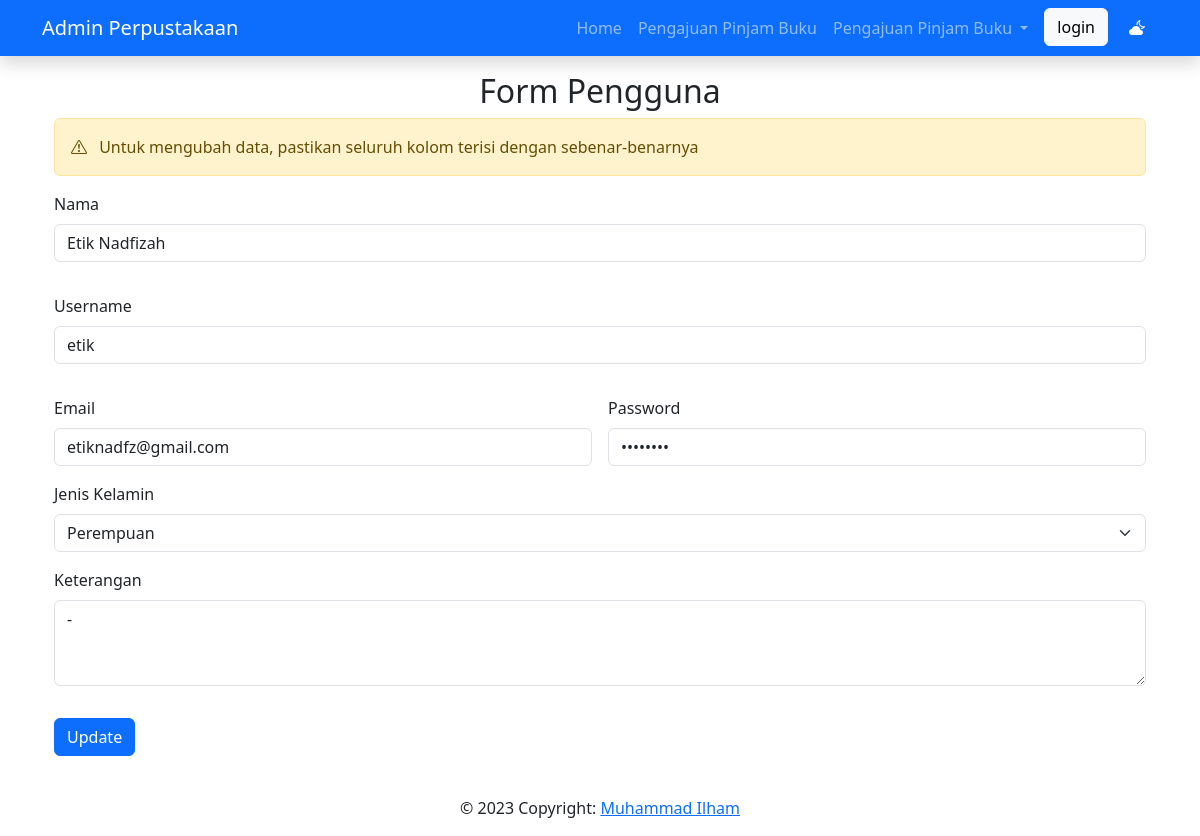
/detail-anggota.php?username=etik, run on the app's committed database.
### tables this page shows
CREATE TABLE `user` (
  `username` varchar(15) NOT NULL,
  `nama` varchar(50) NOT NULL,
  `password` varchar(8) NOT NULL,
  `email` varchar(30) NOT NULL,
  `jenis_kelamin` varchar(10) NOT NULL,
  `keterangan` text NOT NULL
);

### detail-anggota.php (the view, shortened to what this page needs)
<?php include 'template/header.php'; ?>
<body>
	<?php include 'template/nav.php'; ?>
	<div class="container mt-5 p-4">
		<h2 class="text-center">Form Pengguna</h2>
		<div class="alert alert-warning d-flex align-items-center" role="alert">
			<div>
				<i class="bi bi-exclamation-triangle me-2"> </i> Untuk mengubah data, pastikan seluruh kolom terisi dengan sebenar-benarnya
			</div>
		</div>
		<?php
		include 'koneksi.php';
		$username = $_GET['username'];
		$query = "SELECT * FROM user WHERE username='$username'";
		$result = mysqli_query($koneksi, $query);
		while ($data = mysqli_fetch_array($result)) {
		?>
			<form action="ubah-anggota.php" method="post" class="row g-3">
				<form action="simpan-pendaftaran.php" method="post">
					<div class="mb-3">
						<label for="nama" class="form-label">Nama</label>
						<input type="text" class="form-control" id="nama" name="nama" placeholder="Masukkan nama anda" value="<?php echo $data['nama']; ?>" required="">
					</div>
					<div class="mb-3">
						<label for="username" class="form-label">Username</label>
						<input type="text" class="form-control" id="username" name="username" readonly="readonly" placeholder="Masukkan username" value="<?php echo $data['username']; ?>">
					</div>
					<div class="col-md-6">
						<label for="inputEmail4" class="form-label">Email</label>
						<input type="email" class="form-control" id="inputEmail4" name="email" placeholder="Masukkan Email" value="<?php echo $data['email']; ?>" required>
					</div>
					<div class="col-md-6">
						<label for="inputPassword4" class="form-label">Password</label>
						<input type="password" class="form-control" name="password" id="inputPassword4" placeholder="Password" value="<?php echo $data['password']; ?>" required>
					</div>
					<div class="col-12">
						<label for="JenisKelamin" class="form-label">Jenis Kelamin</label>
						<select class="form-select" aria-label="Jenis Kelamin" required id="jenisKelamin" name="jk">
							<option <?php if ($data['jenis_kelamin'] == "Perempuan") {
										echo "selected";
									}
									?> value="Perempuan">Perempuan</option>
						</select>
					</div>
					<div class="mb-3">
						<label for="exampleFormControlTextarea1" class="form-label">Keterangan</label>
						<textarea class="form-control" id="exampleFormControlTextarea1" name="keterangan" placeholder="keterangan singkat" rows="3"><?php echo $data['keterangan']; ?></textarea>
					</div>
					<div class="col-12">
						<button type="submit" class="btn btn-primary" name="POST">Update</button>
					</div>
				</form>
			<?php             }
			?>
	</div>
</body>
<?php include 'template/footer.php'; ?>

### data on the page
user: nama "Etik Nadfizah", username "etik", email "etiknadfz@gmail.com", jk "Perempuan", keterangan "-"
